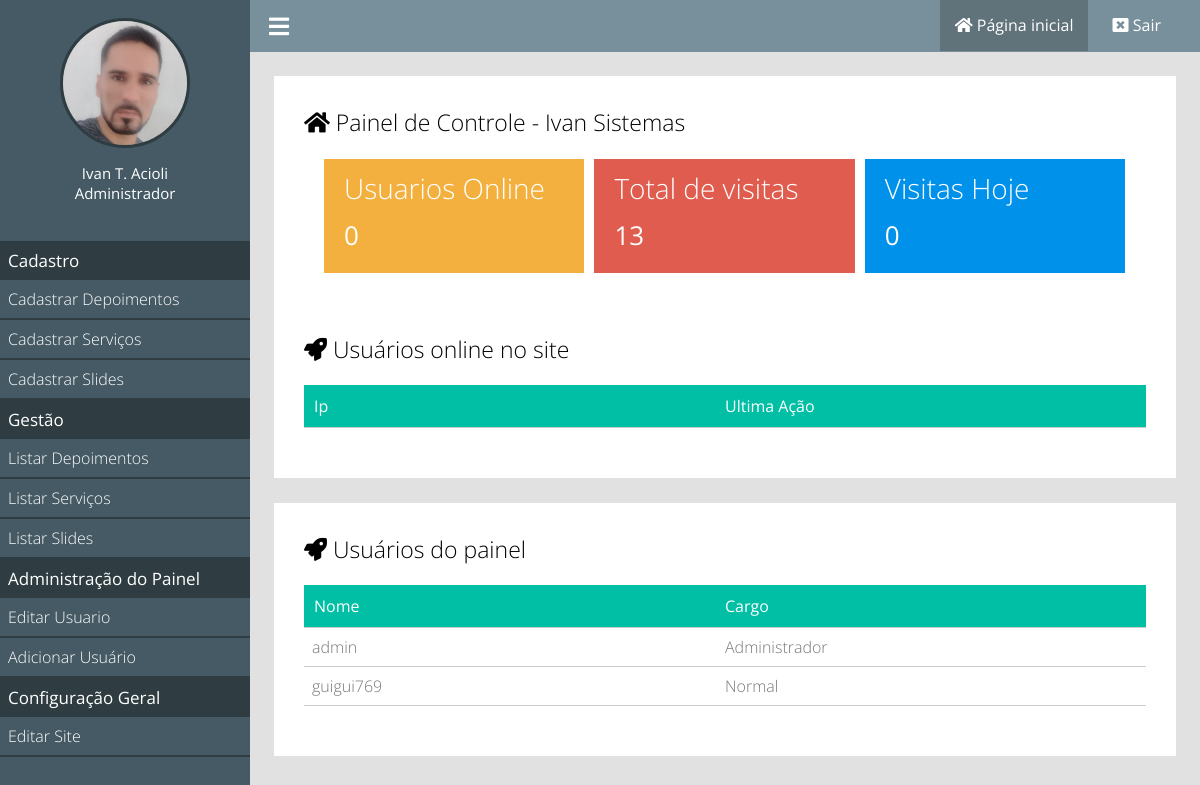
Page /painel/ (signed in) on the committed database.
### tables this page shows
CREATE TABLE `tb_admin_usuarios` (
  `id` int(11) NOT NULL,
  `user` varchar(255) NOT NULL,
  `password` varchar(255) NOT NULL,
  `img` varchar(255) NOT NULL,
  `nome` varchar(255) NOT NULL,
  `cargo` int(11) NOT NULL
);

### classes/MySql.php (called while the page is built)
<?php
class MySql {
    private static $pdo;
    public static function conectar(){
    if(self::$pdo == null){
        try{
            self::$pdo = new PDO('mysql:host='.HOST.';dbname='.DATABASE,USER,PASSWORD,array(PDO::MYSQL_ATTR_INIT_COMMAND => "SET
                NAMES utf8"));
            self::$pdo->setAttribute(PDO::ATTR_ERRMODE,PDO::ERRMODE_EXCEPTION);
        }catch(Exception $e){
            echo "<h2>Erro ao conectar<h2>";
        }
    }
    return self::$pdo;
}
}

### painel/pages/home.php (the view, shortened to what this page needs)
<?php
   $usuariosOnline = Painel::listarUsuaroisOnline();
   $pegarVisitasTotais = MySql::conectar()->prepare("SELECT * FROM `tb_admin_visitas`");
   $pegarVisitasTotais->execute();
   $pegarVisitasTotais = $pegarVisitasTotais->rowCount();
   $pegarVisitasHoje = MySql::conectar()->prepare("SELECT * FROM `tb_admin_visitas` WHERE dia = ?");
   $pegarVisitasHoje->execute(array(date('Y-m-d')));
   $pegarVisitasHoje = $pegarVisitasHoje->rowCount();
?>
<div class="box-content left w100">
                <h2><i class="fa fa-home"></i> Painel de Controle -  <?php echo NOMEEMPRESA;  ?></h2>
        <div class="box-metricas">
          <div class="box-metrica-single">
                <div class="box-metrica-wraper">
                    <h2>Usuarios Online</h2>
                    <p><?php echo count($usuariosOnline);   ?></p>
                </div>
          </div>
          <div class="box-metrica-single">
                <div class="box-metrica-wraper">
                    <h2>Total de visitas</h2>
                    <p><?php echo $pegarVisitasTotais;  ?></p>
                </div>
          </div>
          <div class="box-metrica-single">
                <div class="box-metrica-wraper">
                    <h2>Visitas Hoje</h2>
                    <p><?php echo $pegarVisitasHoje;  ?></p>
                </div>
          </div>
        </div>
</div>
<div class="box-content w100">
     <h2><i class="fa fa-rocket"></i> Usuários online no site</h2>
    <div class="table-responsive">
            <div class="row">
                <div class="col">
                    <span>Ip</span>
                </div>
                <div class="col">
                    <span>Ultima Ação</span>
                </div>
            </div>
    </div>
</div>
<div class="box-content w100t">
     <h2><i class="fa fa-rocket"></i> Usuários do painel</h2>
    <div class="table-responsive">
            <div class="row">
                <div class="col">
                    <span>Nome</span>
                </div>
                <div class="col">
                    <span>Cargo</span>
                </div>
            </div>
            <?php
            $usuariosPainel = MySql::conectar()->prepare("SELECT * FROM `tb_admin_usuarios`");
            $usuariosPainel->execute();
            $usuariosPainel = $usuariosPainel->fetchAll();
             foreach($usuariosPainel as $key => $value){  ?>
            <div class="row">
                <div class="col">
                    <span><?php echo $value['user'];?></span>
                </div>
                <div class="col">
                    <span><?php echo Painel::pegaCargo($value['cargo']);?></span>
                </div>
            </div>
        <?php } ?>
    </div>
</div>

### painel/css/style.css (style rules this page uses)
* { margin: 0; padding: 0; box-sizing: border-box; font-family: "Open Sans"; }
html,body { height: 100%; background: rgb(225,225,225); }
body { overflow-x: hidden; }
.w100 { width: 100%; }
.left { float: left; }
.box-content { background: white; padding: 30px; margin-bottom: 25px; }
.box-content h2 { font-weight: 300; font-size: 23px; }
.box-metricas { margin-top:16px; padding:0 15px; }
.box-metrica-single { float: left; position: relative; width: 33.3%; background: #F4B03E; border: 5px solid white; }
.box-metricas .box-metrica-single:nth-of-type(2) { background: #E05C4E; }
.box-metricas .box-metrica-single:nth-of-type(3) { background: #0091ea; }
.box-metrica-wraper { padding: 10px 20px; text-align: left; color: white; }
.box-metrica-wraper h2 { font-size: 28px; }
.box-metrica-wraper p { padding: 10px 0; font-size: 26px; }
.table-responsive { margin:20px auto; font-weight: 300; }
.table-responsive .row:nth-of-type(1) { font-weight: normal; background: #00bfa5; padding: 10px; color: white; }
.table-responsive .row { color: #777; padding: 8px; border-bottom: 1px solid #ccc; }
.col { float: left; width: 50%; }

### rows in the picture
tb_admin_usuarios: user "admin", cargo "Administrador"
tb_admin_usuarios: user "guigui769", cargo "Normal"

### other values in the picture
$_SESSION['nome'] "Ivan T. Acioli"
Painel::pegaCargo($_SESSION['cargo']) "Administrador"
NOMEEMPRESA "Ivan Sistemas"
count($usuariosOnline) "0"
$pegarVisitasTotais "13"
$pegarVisitasHoje "0"
